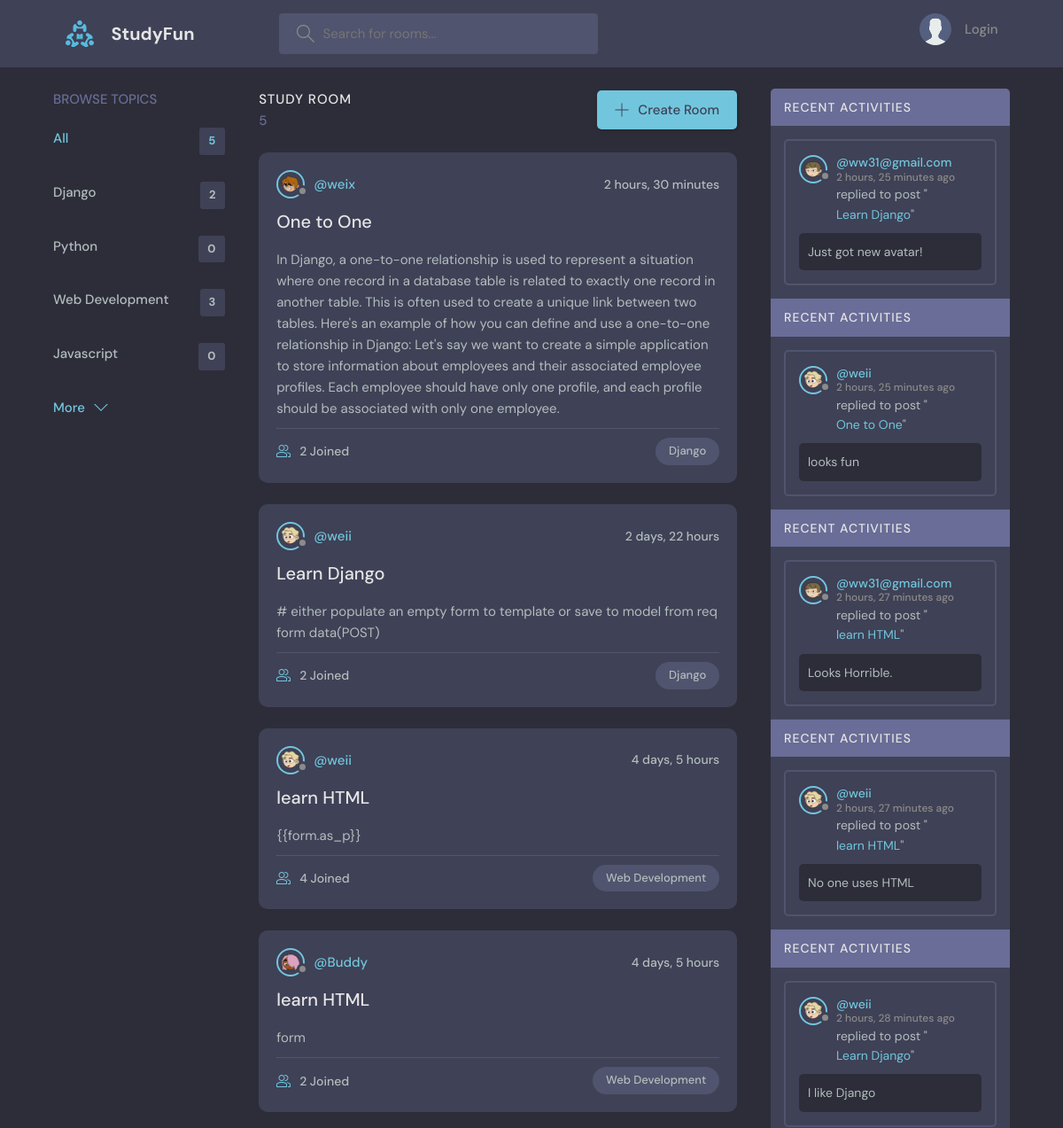
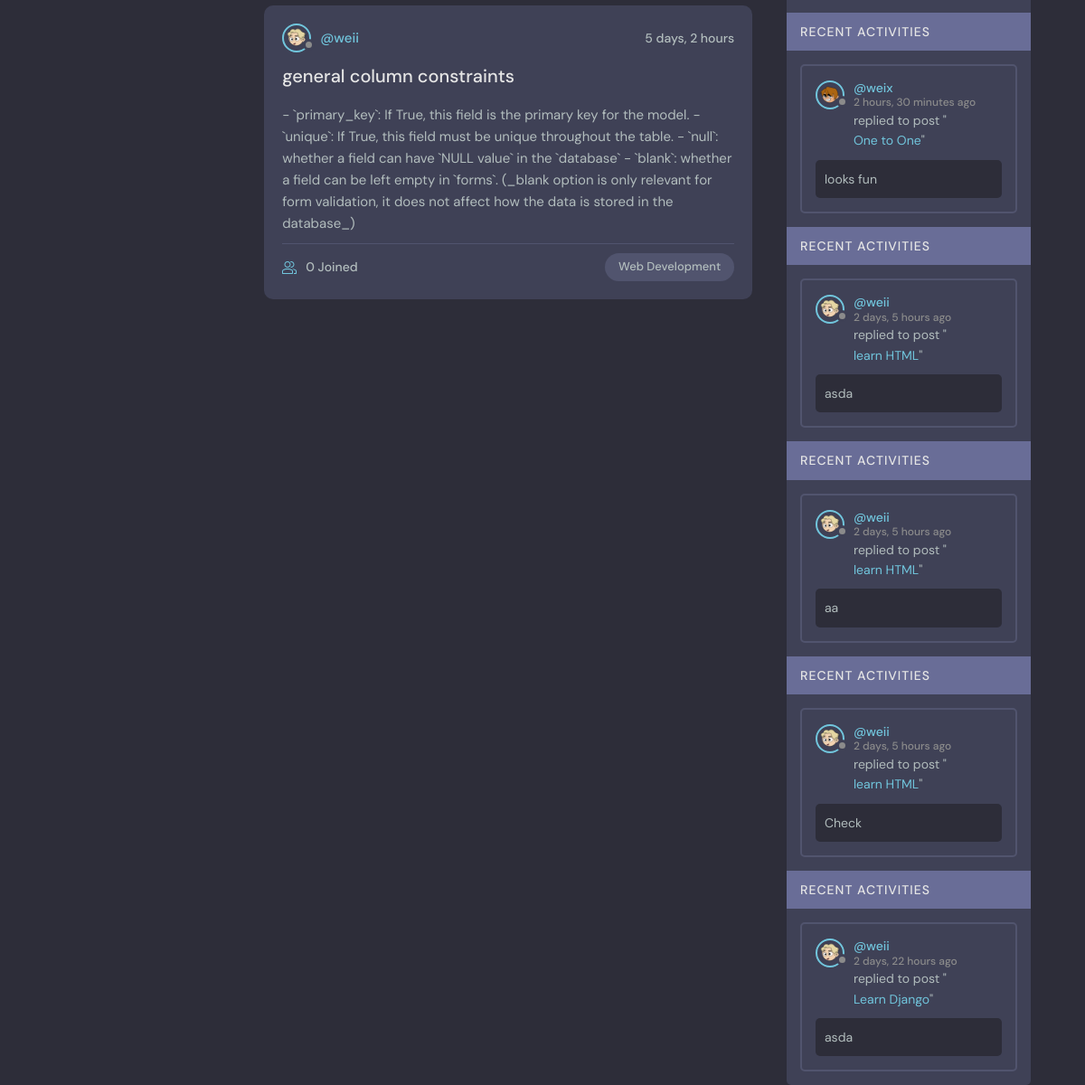
The page / on the database its author committed (2 pictures, top to bottom).
### base/models.py (models this page shows, shortened)
class Topic(models.Model):
    name = models.CharField(max_length=200)

class Room(models.Model):
    host = models.ForeignKey(User, on_delete=models.SET_NULL, null=True)
    topic = models.ForeignKey(Topic, on_delete=models.SET_NULL, null=True)
    name = models.CharField(max_length=200)
    description = models.TextField(null=True, blank=True)
    participants = models.ManyToManyField(
        User, related_name=("participants"), blank=True
    )
    updated = models.DateTimeField(auto_now=True)
    created = models.DateTimeField(auto_now_add=True)
    class Meta:
        ordering = ["-updated", "-created"]
    def __str__(self):
        return self.name

class UserInfo(models.Model):
    email = models.EmailField(unique=True, null=True)
    bio = models.TextField(null=True)
    avatar = models.ImageField(null=True, default="avatar.svg")
    user = models.OneToOneField(
        User,
        on_delete=models.CASCADE,
        primary_key=True,
    )

class Message(models.Model):
    user = models.ForeignKey(User, on_delete=models.CASCADE)
    room = models.ForeignKey(Room, on_delete=models.CASCADE)
    body = models.TextField(blank=False)
    updated = models.DateTimeField(auto_now=True)
    created = models.DateTimeField(auto_now_add=True)
    class Meta:
        ordering = ["-updated", "-created"]

### base/views.py (the view)
# urls.py: path("", views.home, name="home"),
def home(req):
    q = req.GET.get("q") if req.GET.get("q") != None else ""
    rooms = Room.objects.filter(
        Q(topic__name__icontains=q) | Q(name__icontains=q) | Q(description__icontains=q)
    )
    topics = Topic.objects.all()[:5]
    messages_activities = Message.objects.filter(
        Q(room__topic__name__icontains=q)
    ).order_by("-created")[:10]
    context = {
        "rooms": rooms,
        "topics": topics,
        "room_count": rooms.count(),
        "activities": messages_activities,
    }
    return render(req, "base/home.html", context)

### base/templates/base/home.html (shortened to what this page needs)
{% extends 'main.html' %} {% block content %}
<main class="layout layout--3">
  <div class="container">
    {% include 'base/topics_component.html' %}
    <div class="roomList">
      <div class="roomList__header">
        <div>
          <h2>Study Room</h2>
          <p>{{room_count}}</p>
        </div>
        <a class="btn btn--main" href="{% url 'create-room' %}">
          <svg
            version="1.1"
            xmlns="http://www.w3.org/2000/svg"
            width="32"
            height="32"
            viewBox="0 0 32 32"
          >
            <title>add</title>
            <path
              d="M16.943 0.943h-1.885v14.115h-14.115v1.885h14.115v14.115h1.885v-14.115h14.115v-1.885h-14.115v-14.115z"
            ></path>
          </svg>
          Create Room
        </a>
      </div>
      {% include 'base/feed_component.html' %}
    </div>
    {% include 'base/activities_component.html' %}
  </div>
</main>
{% endblock %}

### base/templates/base/topics_component.html (shortened to what this page needs)
<div class="topics">
  <div class="topics__header">
    <h2>Browse Topics</h2>
  </div>
  <ul class="topics__list">
    <li>
      <a href="{% url 'home' %}" class="active"
        >All <span>{{rooms.count}}</span></a
      >
    </li>
    {% for topic in topics %}
    <li>
      <a href="{% url 'home' %}?q={{topic.name}}"
        >{{topic.name}}<span>{{topic.room_set.all.count}}</span></a
      >
    </li>
    {% endfor %}
  </ul>
  <a class="btn btn--link" href="{% url 'topics-page' %}">
    More
    <svg
      version="1.1"
      xmlns="http://www.w3.org/2000/svg"
      width="32"
      height="32"
      viewBox="0 0 32 32"
    >
      <title>chevron-down</title>
      <path d="M16 21l-13-13h-3l16 16 16-16h-3l-13 13z"></path>
    </svg>
  </a>
</div>

### base/templates/base/feed_component.html (shortened to what this page needs)
{% for room in rooms %}
<div class="roomListRoom">
  <div class="roomListRoom__header">
    <a
      href="{% url 'user-profile' room.host.id %}"
      class="roomListRoom__author"
    >
      <div class="avatar avatar--small">
        <img src="{{room.host.userinfo.avatar.url}}" />
      </div>
      <span>@{{room.host.username}}</span>
    </a>
    <div class="roomListRoom__actions">
      <span>{{room.created|timesince}}</span>
    </div>
  </div>
  <div class="roomListRoom__content">
    <a href="{% url 'room' room.id %}">{{room.name}}</a>
    <p>{{room.description}}</p>
  </div>
  <div class="roomListRoom__meta">
    <a href="{% url 'room' room.id %}" class="roomListRoom__joined">
      {{room.participants.count}} Joined
    </a>
    <p class="roomListRoom__topic">{{room.topic.name}}</p>
  </div>
</div>
{% endfor %}

### base/templates/base/activities_component.html (shortened to what this page needs)
<div class="activities">
  {% for message in activities %}
  <div class="activities__header">
    <h2>Recent Activities</h2>
  </div>
  <div class="activities__box">
    <div class="activities__boxHeader roomListRoom__header">
      <a
        href="{% url 'user-profile' message.user.id %}"
        class="roomListRoom__author"
      >
        <div class="avatar avatar--small">
          <img src="{{message.user.userinfo.avatar.url}}" />
        </div>
        <p>
          @{{message.user}}
          <span>{{message.created|timesince}} ago</span>
        </p>
      </a>
    </div>
    <div class="activities__boxContent">
      <p>
        replied to post "<a href="{% url 'room' message.room.id %}"
          >{{message.room}}</a
        >"
      </p>
      <div class="activities__boxRoomContent">{{message.body}}</div>
    </div>
  </div>
  {% endfor %}
</div>

### rows shown on the page
Topic: name "Django", room_set.all.count "2"
Topic: name "Python", room_set.all.count "0"
Topic: name "Web Development", room_set.all.count "3"
Topic: name "Javascript", room_set.all.count "0"
Room: host.userinfo.avatar (picture), host.username "weix", created "2 hours, 30 minutes", name "One to One", description "In Django, a one-to-one relationship is used to represent a situation where one record in a database table is related to exactly one record in another table. This is often used to create a unique link between two tables. Here's an example of how you can define and use a one-to-one relationship in Django: Let's say we want to create a simple application to store information about employees and their associated employee profiles. Each employee should have only one profile, and each profile should be associated with only one employee.", participants.count "2", topic.name "Django"
Room: host.userinfo.avatar (picture), host.username "weii", created "2 days, 22 hours", name "Learn Django", description "# either populate an empty form to template or save to model from req form data(POST)", participants.count "2", topic.name "Django"
Room: host.userinfo.avatar (picture), host.username "weii", created "4 days, 5 hours", name "learn HTML", description "{{form.as_p}}", participants.count "4", topic.name "Web Development"
Room: host.userinfo.avatar (picture), host.username "Buddy", created "4 days, 5 hours", name "learn HTML", description "form", participants.count "2", topic.name "Web Development"
Room: host.userinfo.avatar (picture), host.username "weii", created "5 days, 2 hours", name "general column constraints", description "- `primary_key`: If True, this field is the primary key for the model. - `unique`: If True, this field must be unique throughout the table. - `null`: whether a field can have `NULL value` in the `database` - `blank`: whether a field can be left empty in `forms`. (_blank option is only relevant for form validation, it does not affect how the data is stored in the database_)", participants.count "0", topic.name "Web Development"
Message: user.userinfo.avatar (picture), user "ww31@gmail.com", created "2 hours, 25 minutes", room "Learn Django", body "Just got new avatar!"
Message: user.userinfo.avatar (picture), user "weii", created "2 hours, 25 minutes", room "One to One", body "looks fun"
Message: user.userinfo.avatar (picture), user "ww31@gmail.com", created "2 hours, 27 minutes", room "learn HTML", body "Looks Horrible."
Message: user.userinfo.avatar (picture), user "weii", created "2 hours, 27 minutes", room "learn HTML", body "No one uses HTML"
Message: user.userinfo.avatar (picture), user "weii", created "2 hours, 28 minutes", room "Learn Django", body "I like Django"
Message: user.userinfo.avatar (picture), user "weix", created "2 hours, 30 minutes", room "One to One", body "looks fun"
Message: user.userinfo.avatar (picture), user "weii", created "2 days, 5 hours", room "learn HTML", body "asda"
Message: user.userinfo.avatar (picture), user "weii", created "2 days, 5 hours", room "learn HTML", body "aa"
Message: user.userinfo.avatar (picture), user "weii", created "2 days, 5 hours", room "learn HTML", body "Check"
Message: user.userinfo.avatar (picture), user "weii", created "2 days, 22 hours", room "Learn Django", body "asda"

### other values the page prints
{{ rooms.count }} "5"
{{ room_count }} "5"
